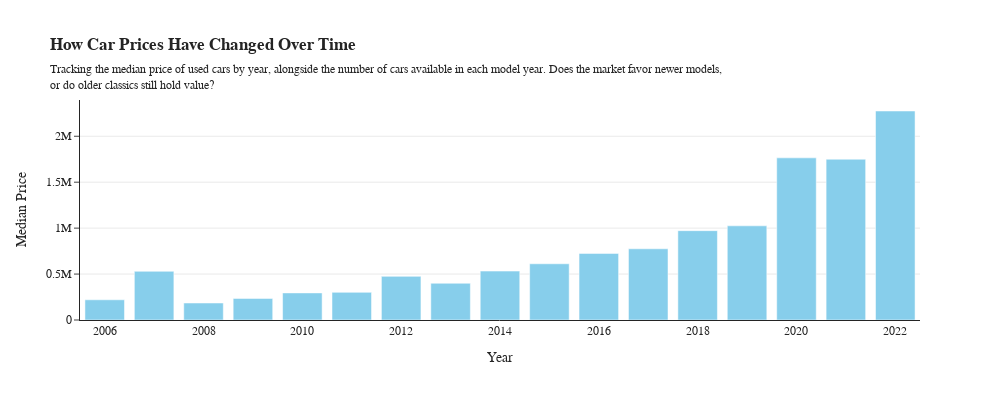

The code cell stored with this chart in its notebook:
### Code cell
import plotly.express as px

df_price_by_year = (
    df
    .groupby('Year')
    .agg(
        {
            'Price': 'median',
            'Make': 'count'
        }
    )
    .rename(
        columns={
            'Make': 'Car Count',
            'Price': 'Median Price'
        }
    )
    .reset_index()
    .sort_values(by='Year', ascending=False)
)


fig = px.bar(
    df_price_by_year[df_price_by_year['Car Count'] > 1].reset_index()[['Year', 'Median Price', 'Car Count']],
    x = 'Year',
    y = 'Median Price',
    title = '<b>How Car Prices Have Changed Over Time</b>',
    subtitle = 'Tracking the median price of used cars by year, alongside the number of cars available in each model year. Does the market favor newer models,<br>or do older classics still hold value?',
    height = 400,
    width = 1000,
    # Bar color
    color_discrete_sequence=['skyblue'],
    # Template
    template='simple_white',
    # Range
    # range_y = [0, 100]
)

fig.update_layout(
    xaxis_ticks="",
    font_family = 'Sora',
    title_font_family = 'Lora',
)

fig.update_yaxes(
    showgrid=True,
    gridcolor='lightgray',
    gridwidth=0.5
)

fig.show()

### Figure 1 — Plotly figure (JSON) as saved in the notebook; plotly's stock layout.template omitted (floating-point values rounded to 4 significant figures)
{"data": [{"hovertemplate": "Year=%{x}<br>Median Price=%{y}<extra></extra>", "legendgroup": "", "marker": {"color": "skyblue", "pattern": {"shape": ""}}, "name": "", "orientation": "v", "showlegend": false, "textposition": "auto", "type": "bar", "x": [2022, 2021, 2020, 2019, 2018, 2017, 2016, 2015, 2014, 2013, 2012, 2011, 2010, 2009, 2008, 2007, 2006], "xaxis": "x", "y": [2275000.0, 1750000.0, 1765000.0, 1025000.0, 972500.0, 775000.0, 725000.0, 612000.0, 532500.0, 400000.0, 475000.0, 301000.0, 295000.0, 235000.0, 185000.0, 530000.0, 220000.0], "yaxis": "y"}], "layout": {"barmode": "relative", "font": {"family": "Sora"}, "height": 400, "legend": {"tracegroupgap": 0}, "title": {"font": {"family": "Lora"}, "subtitle": {"text": "Tracking the median price of used cars by year, alongside the number of cars available in each model year. Does the market favor newer models,<br>or do older classics still hold value?"}, "text": "<b>How Car Prices Have Changed Over Time</b>"}, "width": 1000, "xaxis": {"anchor": "y", "domain": [0, 1], "ticks": "", "title": {"text": "Year"}}, "yaxis": {"anchor": "x", "domain": [0, 1], "gridcolor": "lightgray", "gridwidth": 0.5, "showgrid": true, "title": {"text": "Median Price"}}}}
